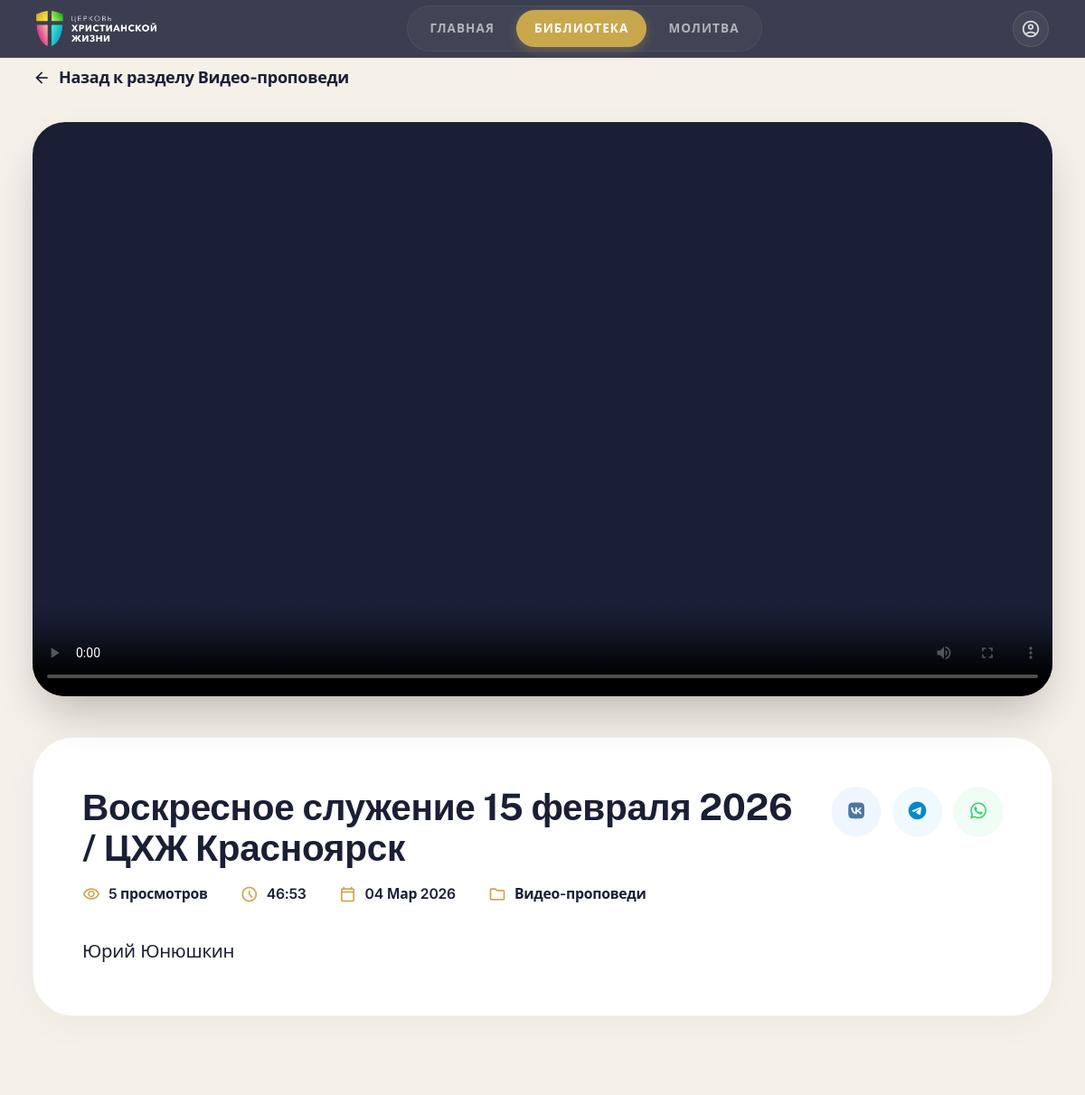
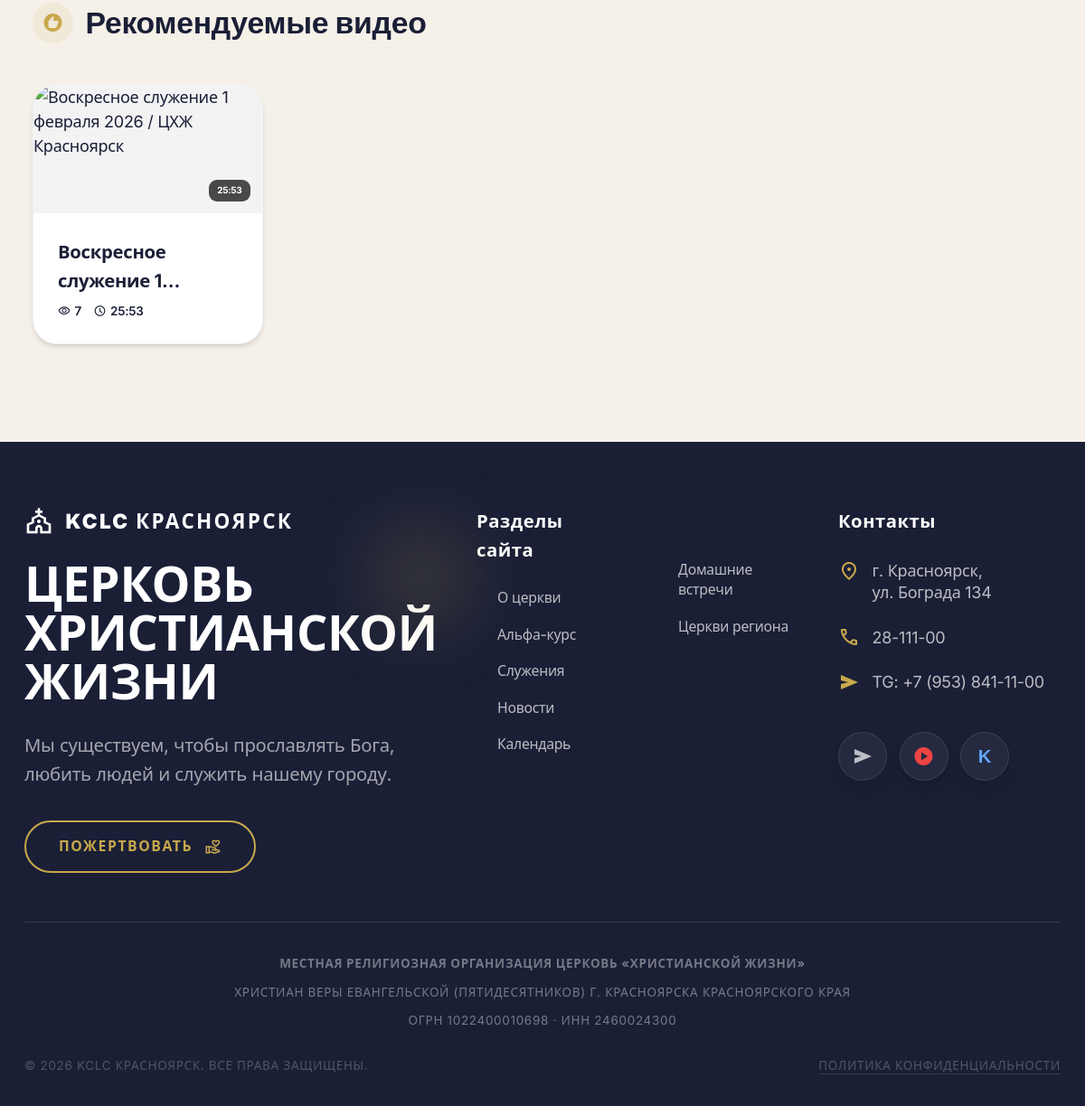
/library/video/4/, run on the app's committed database (2 pictures, top to bottom).
### church_app/models.py (models this page shows, shortened)
class Video(models.Model):
    title = models.CharField(max_length=200, verbose_name="Название")
    description = models.TextField(verbose_name="Описание")
    category = models.ForeignKey(Category, on_delete=models.CASCADE, related_name='videos', limit_choices_to={'category_type': 'video'})
    video_file = models.FileField(upload_to='videos/', blank=True, null=True, verbose_name="Видео файл")
    youtube_url = models.URLField(blank=True, null=True, verbose_name="YouTube ссылка")
    rutube_url = models.URLField(blank=True, null=True, verbose_name="Rutube ссылка")
    thumbnail = models.ImageField(upload_to='video_thumbnails/', blank=True, null=True, verbose_name="Превью")
    duration = models.IntegerField(default=0, help_text="Длительность в секундах", verbose_name="Длительность")
    views_count = models.IntegerField(default=0, verbose_name="Просмотры")
    is_featured = models.BooleanField(default=False, verbose_name="Рекомендуемое")
    order = models.IntegerField(default=0, verbose_name="Порядок")
    is_active = models.BooleanField(default=True, verbose_name="Активно")
    created_at = models.DateTimeField(auto_now_add=True)
    updated_at = models.DateTimeField(auto_now=True)
    class Meta:
        ordering = ['-is_featured', 'order', '-created_at']
        verbose_name = "Видео"
        verbose_name_plural = "Видео"
    def get_duration_display(self):
        if not self.duration:
            return ''
        total = int(self.duration)
        hours = total // 3600
        minutes = (total % 3600) // 60
        seconds = total % 60
        if hours > 0:
            return f'{hours}ч {minutes:02d}мин'
        elif minutes > 0:
            return f'{minutes}:{seconds:02d}'
        else:
            return f'0:{seconds:02d}'
    def increment_views(self):
        self.views_count += 1
        self.save(update_fields=['views_count'])

class Category(models.Model):
    CATEGORY_TYPES = [
        ('video', 'Видео'),
        ('bible', 'Чтение Библии'),
        ('events', 'События'),
        ('calendar', 'Календарь'),
        ('kids', 'Детский раздел'),
    ]
    name = models.CharField(max_length=100, verbose_name="Название")
    slug = models.SlugField(unique=True, verbose_name="URL")
    category_type = models.CharField(max_length=20, choices=CATEGORY_TYPES, verbose_name="Тип")
    icon = models.CharField(max_length=50, default='fa-folder', verbose_name="Иконка FontAwesome")
    description = models.TextField(blank=True, verbose_name="Описание")
    image = models.ImageField(upload_to='categories/', blank=True, null=True, verbose_name="Изображение")
    order = models.IntegerField(default=0, verbose_name="Порядок")
    is_active = models.BooleanField(default=True, verbose_name="Активна")
    created_at = models.DateTimeField(auto_now_add=True)
    class Meta:
        ordering = ['order', 'name']
        verbose_name = "Категория"
        verbose_name_plural = "Категории"

### church_app/views_library.py (the view)
# urls.py: path('library/video/<int:video_id>/', views_library.video_detail, name='video_detail'),
def video_detail(request, video_id):
    video = get_object_or_404(Video, id=video_id, is_active=True)
    video.increment_views()
    recommended = Video.objects.filter(
        category=video.category,
        is_active=True
    ).exclude(id=video.id).order_by('-views_count')[:6]
    context = {
        'video': video,
        'recommended': recommended,
    }
    return render(request, 'library/video_detail.html', context)

### templates/library/video_detail.html (shortened to what this page needs)
{% extends 'library/base_library.html' %}
{% load static %}
{% block library_content %}
<div class="mb-12">
    <a href="{% url 'library_category' video.category.slug %}" class="inline-flex items-center gap-2 text-txt-sub hover:text-primary font-bold mb-8 transition-colors group">
        <span class="material-symbols-outlined text-[20px] group-hover:-translate-x-1 transition-transform">arrow_back</span>
        <span>Назад к разделу {{ video.category.name }}</span>
    </a>
    <div class="relative rounded-[2rem] overflow-hidden bg-navy shadow-2xl mb-10 aspect-video group">
        {% if video.video_file %}
        <video class="w-full h-full object-cover" controls poster="{% if video.thumbnail %}{{ video.thumbnail.url }}{% endif %}">
            <source src="{{ video.video_file.url }}" type="video/mp4">
        </video>
        {% endif %}
    </div>
    <div class="bg-white rounded-[2.5rem] p-8 sm:p-12 shadow-[0_8px_40px_rgba(0,0,0,0.04)] border border-navy/5">
        <div class="flex flex-col lg:flex-row justify-between items-start gap-8 mb-8">
            <div class="flex-grow">
                <h1 class="text-3xl sm:text-4xl font-display font-bold text-navy mb-4 leading-tight">{{ video.title }}</h1>
                <div class="flex flex-wrap items-center gap-4 sm:gap-8 text-sm font-semibold text-txt-sub">
                    <div class="flex items-center gap-2">
                        <span class="material-symbols-outlined text-primary text-[20px]">visibility</span>
                        <span>{{ video.views_count }} просмотров</span>
                    </div>
                    {% if video.duration %}
                    <div class="flex items-center gap-2">
                        <span class="material-symbols-outlined text-primary text-[20px]">schedule</span>
                        <span>{{ video.get_duration_display }}</span>
                    </div>
                    {% endif %}
                    <div class="flex items-center gap-2">
                        <span class="material-symbols-outlined text-primary text-[20px]">calendar_today</span>
                        <span>{{ video.created_at|date:"d M Y" }}</span>
                    </div>
                    <div class="flex items-center gap-2">
                        <span class="material-symbols-outlined text-primary text-[20px]">folder</span>
                        <span>{{ video.category.name }}</span>
                    </div>
                </div>
            </div>
            <div class="flex items-center gap-3 shrink-0">
                <a href="https://vk.com/share.php?url={{ request.build_absolute_uri }}&title={{ video.title }}" target="_blank"
                   class="w-12 h-12 rounded-full bg-blue-50 text-[#4a76a8] flex items-center justify-center hover:bg-[#4a76a8] hover:text-white transition-all shadow-sm">
                    <i class="fab fa-vk text-lg"></i>
                </a>
                <a href="https://t.me/share/url?url={{ request.build_absolute_uri }}&text={{ video.title }}" target="_blank"
                   class="w-12 h-12 rounded-full bg-sky-50 text-[#0088cc] flex items-center justify-center hover:bg-[#0088cc] hover:text-white transition-all shadow-sm">
                    <i class="fab fa-telegram text-lg"></i>
                </a>
                <a href="https://wa.me/?text={{ video.title }}%20{{ request.build_absolute_uri }}" target="_blank"
                   class="w-12 h-12 rounded-full bg-green-50 text-[#25D366] flex items-center justify-center hover:bg-[#25D366] hover:text-white transition-all shadow-sm">
                    <i class="fab fa-whatsapp text-lg"></i>
                </a>
            </div>
        </div>
        <div class="prose prose-navy max-w-none">
            <div class="text-txt-sub text-lg leading-relaxed space-y-4">
                {{ video.description|linebreaks }}
            </div>
        </div>
    </div>
</div>
{% if recommended %}
<div class="mt-20">
    <div class="flex items-center justify-between gap-4 mb-10">
        <div class="flex items-center gap-3">
            <div class="w-10 h-10 rounded-full bg-primary/10 flex items-center justify-center text-primary">
                <span class="material-symbols-outlined text-[24px]" style="font-variation-settings: 'FILL' 1;">recommend</span>
            </div>
            <h2 class="text-2xl sm:text-3xl font-display font-bold text-navy">Рекомендуемые видео</h2>
        </div>
    </div>
    <div class="grid grid-cols-1 sm:grid-cols-2 lg:grid-cols-4 gap-8">
        {% for rec in recommended %}
        <a href="{% url 'video_detail' rec.id %}" class="group bg-white rounded-3xl overflow-hidden border border-navy/5 shadow-md hover:shadow-xl transition-all duration-300 hover:-translate-y-2">
            <div class="relative aspect-video overflow-hidden bg-navy/5">
                <div class="absolute bottom-3 right-3 px-2 py-1 rounded bg-black/70 text-white text-[10px] font-bold backdrop-blur-sm">
                    {{ rec.get_duration_display }}
                </div>
            </div>
            <div class="p-6">
                <h3 class="text-navy font-bold text-lg mb-2 line-clamp-2 group-hover:text-primary transition-colors">{{ rec.title }}</h3>
                <div class="flex items-center gap-3 text-xs text-txt-sub font-semibold">
                    <span class="flex items-center gap-1">
                        <span class="material-symbols-outlined text-[14px]">visibility</span>
                        {{ rec.views_count }}
                    </span>
                    <span class="flex items-center gap-1">
                        <span class="material-symbols-outlined text-[14px]">schedule</span>
                        {{ rec.get_duration_display }}
                    </span>
                </div>
            </div>
        </a>
        {% endfor %}
    </div>
</div>
{% endif %}
{% endblock %}

### static/css/base.css (style rules this page uses)
* { margin: 0; padding: 0; box-sizing: border-box; }
:root { --bg: #f5f0e8; --bg-warm: #efe9df; --bg-deep: #e8e1d5; --card: #faf7f2; --card2: #ffffff; --card-dark: #e8e1d5; --navy: #1a1f36; --navy-h: #252b48; --navy-l: rgba(26, 31, 54, 0.10); --navy-ll: rgba(26, 31, 54, 0.05); --gold: #c9a84c; --gold-h: #d4b65e; --gold-d: #b0922f; --gold-l: rgba(201, 168, 76, 0.15); --sage: #7a9e7e; --sage-d: #5f8363; --txt: #1a1f36; --txt-sub: #2d334d; --txt-mid: #4a506b; --txt-muted: #646a85; --b: rgba(26, 31, 54, 0.10); --b-h: rgba(26, 31, 54, 0.20); --b-l: rgba(26, 31, 54, 0.05); --success: #4caf7a; --error: #d94452; --live-red: #d94452; --info: #5b8db8; --t: 0.35s cubic-bezier(0.4, 0, 0.2, 1); --t-fast: 0.2s cubic-bezier(0.4, 0, 0.2, 1); --r: 24px; --r-lg: 32px; --r-sm: 12px; --shadow: 0 8px 32px rgba(26, 31, 54, 0.08), 0 2px 8px rgba(26, 31, 54, 0.04); --shadow-lg: 0 20px 60px rgba(26, 31, 54, 0.12), 0 8px 16px rgba(26, 31, 54, 0.06); --hdr: clamp(64px, 8vh, 80px); }
.material-symbols-outlined { font-variation-settings: 'FILL' 0, 'wght' 400, 'GRAD' 0, 'opsz' 24; }
html { font-size: clamp(15px, 0.9vw + 12px, 18px); -webkit-text-size-adjust: 100%; scroll-behavior: smooth; }
body { font-family: 'Inter', 'Segoe UI', -apple-system, BlinkMacSystemFont, sans-serif; background: var(--bg); color: var(--txt); line-height: 1.6; letter-spacing: -0.015em; min-height: 100vh; position: relative; display: flex; flex-direction: column; -webkit-font-smoothing: antialiased; text-rendering: optimizeLegibility; }

### data on the page
Video: category.name "Видео-проповеди", title "Воскресное служение 15 февраля 2026 / ЦХЖ Красноярск", views_count "5", duration "46:53", created_at "04 Мар 2026", description "Юрий Юнюшкин"
Video: duration "25:53", title "Воскресное служение…", views_count "7"
